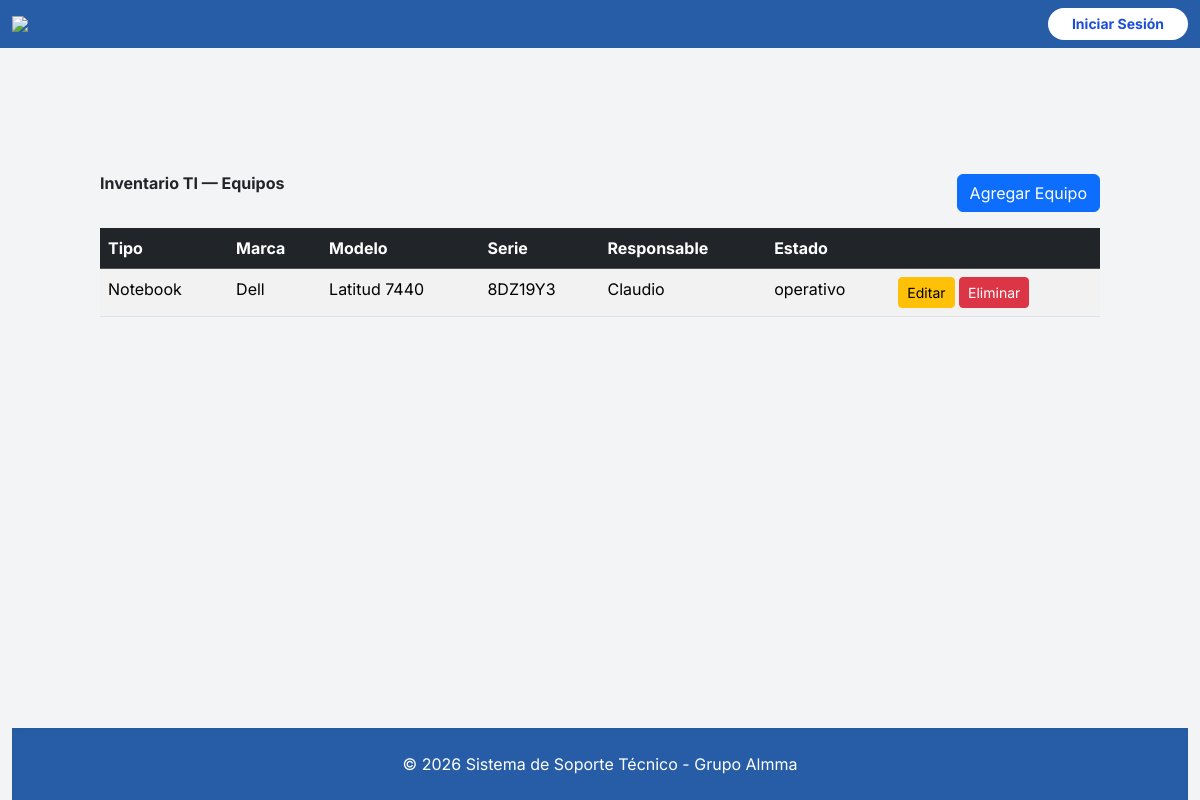
Screenshot of /inventario/equipos/ with the database file from the repository.
### inventario_ti/models.py (models this page shows, shortened)
class EquipoTI(models.Model):
    TIPOS = [
        ("notebook", "Notebook"),
        ("macbook", "MacBook"),
        ("workstation", "Estación de trabajo"),
        ("tablet", "Tablet"),
        ("lector_codigo", "Lector de código"),
        ("monitor", "Monitor"),
        ("proyector", "Proyector"),
    ]
    tipo_equipo = models.CharField(max_length=50, choices=TIPOS)
    marca = models.CharField(max_length=50)
    modelo = models.CharField(max_length=100)
    numero_serie = models.CharField(max_length=100, unique=True)
    cpu = models.CharField(max_length=100)
    ram_gb = models.IntegerField()
    tipo_disco = models.CharField(max_length=20, choices=[("HDD","HDD"),("SSD","SSD"),("M2","M.2")])
    capacidad_disco_gb = models.IntegerField()
    sistema_operativo = models.CharField(max_length=100)
    licencia_windows_key = models.CharField(max_length=200, blank=True, null=True)
    accesorios = models.CharField(max_length=250)
    estado_equipo = models.CharField(max_length=50, default="operativo")
    responsable_actual = models.ForeignKey(
        User,
        on_delete=models.SET_NULL,
        null=True,
        blank=True,
        related_name="equipos_asignados"
    )

### inventario_ti/views.py (the view)
# urls.py: path("equipos/", listar_equipos, name="listar_equipos"),
def listar_equipos(request):
    equipos = EquipoTI.objects.all().order_by("tipo_equipo", "marca")
    return render(request, "inventario_ti/listar_equipos.html", {"equipos": equipos})

### gestion_tickets/context_processors.py (called while the page is built)
def contador_tickets(request):
    if request.user.is_authenticated:
        pendientes = Ticket.objects.filter(estado='abierto').count()
    else:
        pendientes = 0
    return {'tickets_pendientes': pendientes}

### inventario_ti/templates/inventario_ti/listar_equipos.html
{% extends "base/base.html" %}
{% load static %}
{% block content %}
<div class="container mt-4">
    <div class="d-flex justify-content-between mb-3">
        <h3 class="fw-bold">Inventario TI — Equipos</h3>
        <a href="{% url 'crear_equipo' %}" class="btn btn-primary">Agregar Equipo</a>
    </div>
    <table class="table table-striped table-hover">
        <thead class="table-dark">
            <tr>
                <th>Tipo</th>
                <th>Marca</th>
                <th>Modelo</th>
                <th>Serie</th>
                <th>Responsable</th>
                <th>Estado</th>
                <th></th>
            </tr>
        </thead>
        <tbody>
            {% for e in equipos %}
            <tr>
                <td>{{ e.get_tipo_equipo_display }}</td>
                <td>{{ e.marca }}</td>
                <td>{{ e.modelo }}</td>
                <td>{{ e.numero_serie }}</td>
                <td>{{ e.responsable_actual }}</td>
                <td>{{ e.estado_equipo }}</td>
                <td>
                    <a href="{% url 'editar_equipo' e.id %}" class="btn btn-sm btn-warning">Editar</a>
                    <a href="{% url 'eliminar_equipo' e.id %}" class="btn btn-sm btn-danger"
                       onclick="return confirm('¿Eliminar equipo?')">Eliminar</a>
                </td>
            </tr>
            {% endfor %}
        </tbody>
    </table>
</div>
{% endblock %}

### gestion_tickets/templates/base/base.html (style rules this page uses)
body { font-family: 'Inter', sans-serif; background-color: #f3f4f6; }

### rows the page displays
EquipoTI: tipo_equipo "Notebook", marca "Dell", modelo "Latitud 7440", numero_serie "8DZ19Y3", responsable_actual "Claudio", estado_equipo "operativo"
